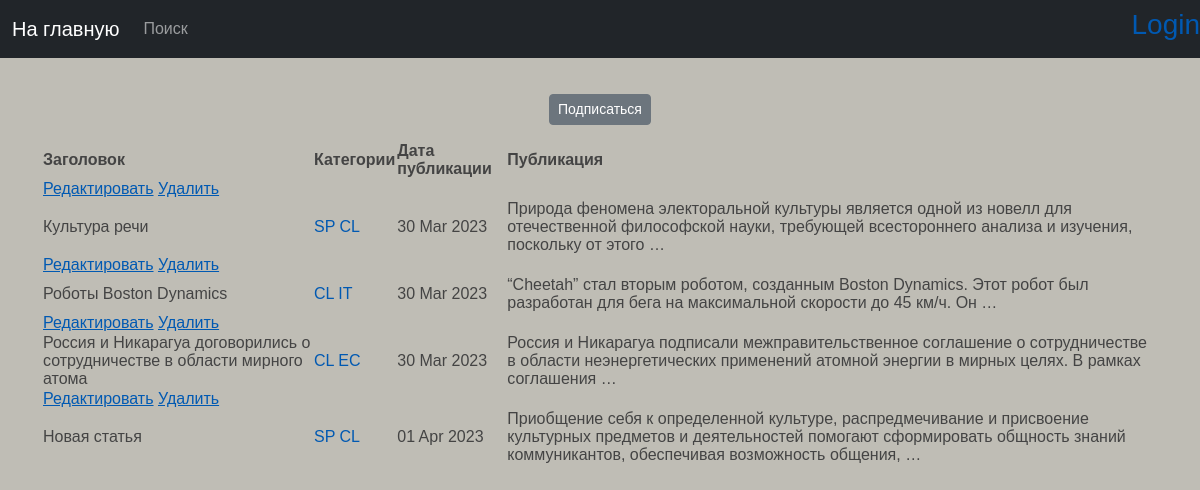
Page /news/categories/2 on the committed database.
### news/models.py (models this page shows, shortened)
class Post(models.Model):
    author = models.ForeignKey(Author, on_delete=models.CASCADE)
    view = models.CharField(max_length=2, choices=OPTIONS_POST)
    time_in = models.DateTimeField(auto_now_add=True)
    category = models.ManyToManyField(Category, through='PostCategory')
    title = models.CharField(max_length=150)
    text = models.TextField()
    rating_post = models.IntegerField(default=0)

class Category(models.Model):
    themes = models.CharField(max_length=2, choices=OPTIONS_CATEGORY, unique=True)
    subscribers = models.ManyToManyField(User, blank=True, related_name='categories')
    def __str__(self):
        return self.themes

### news/views.py (the view)
# urls.py: path('categories/<int:pk>', CategoryListView.as_view(), name='category_list'),
class CategoryListView(PostsList):
    model = Post
    template_name = 'category_list.html'
    context_object_name = 'category_news_list'
    def get_queryset(self):
        self.category = get_object_or_404(Category, id=self.kwargs['pk'])
        queryset = Post.objects.filter(category=self.category).order_by('time_in')
        return queryset
    def get_context_data(self, **kwargs):
        context = super().get_context_data(**kwargs)
        context['is_not_subscriber'] = self.request.user not in self.category.subscribers.all()
        context['category'] = self.category
        return context

### news/templatetags/custom_filters.py (called while the page is built)
@register.filter()
def censor(word):
    if isinstance(word, str):
        for i in word.split():
            if i.capitalize() in cens_words:
                word = word.replace(i, i[0] + '*' * len(i))
    else:
        raise ValueError('custom_filters -> censor -> A string is expected, but a different data type has been entered')
    return word

### news/views.py (called while the page is built)
    def get_context_data(self, **kwargs):
        context = super().get_context_data(**kwargs)
        return context

### templates/category_list.html (shortened to what this page needs)
{% extends 'flatpages/default.html' %}
{% load custom_filters %}
{% block content %}
    {% if is_not_subscriber %}
        <p class="text-center"><a href="{% url 'subscribe' category.id %}" class="btn btn-secondary btn-sm">Подписаться</a></p>
    {% endif %}
    {% if category_news_list %}
        <table>
            <tr>
                <td><b>Заголовок</b></td>
                <td><b>Категории</b></td>
                <td><b>Дата публикации</b></td>
                <td><b>Публикация</b></td>
            </tr>
            {% for post in category_news_list %}
                    <td>
                        <a href="{% url 'news_edit' post.id %}"><u>Редактировать</u></a>
                        <a href="{% url 'news_delete' post.id %}"><u> Удалить </u></a>
        </td>
            <tr>
                <td>{{ post.title|censor }}</td>
                <td>
                    {% for category in post.category.all %}
                    <a href="{% url 'category_list' category.id %}">{{category}}</a>
                    {% endfor %}
                </td>
                <td>{{ post.time_in|date:'d M Y' }}</td>
                <td>{{ post.text|truncatewords:20|censor }}</td>
            </tr>
            {% endfor %}
        </table>
    {% else %}
        <h4>Новостей нет!</h4>
    {% endif %}
{% endblock%}

### templates/flatpages/default.html (shortened to what this page needs)
{% load static account socialaccount %}
<html lang="en">
    <head>
        <link href="{% static 'css/styles.css' %}" rel="stylesheet" />
    </head>
    <body>
     <nav class="navbar navbar-expand-lg navbar-dark bg-dark static-top">
           <div class="container">
               <a class="navbar-brand" href="{% url 'post_list' %}">На главную </a>
               <div class="collapse navbar-collapse" id="navbarResponsive">
                   <ul class="navbar-nav ml-auto">
                       <li class="nav-item active">
                           <a class="nav-link" href="{% url 'post_search' %}">Поиск</a>
                           </li>
                   </ul>
               </div>
           </div>
         {% if user.is_authenticated %}
         <h3>{{ user.username }} <a href="../accounts/logout">Logout</a></h3>
         {% else %}
         <h3><a href="{% provider_login_url "google" %}">Login</a></h3>
         {% endif %}
        </nav>
    <div class="general-container">
            <div class="container">
               <div class="row">
                   <div class="col-lg-12 col-lg-offset-2">
                       {% block content %}{% endblock content %}
                   </div>
               </div>
            </div>
    </div>
    </body>
</html>

### rows in the picture
Post: title|censor "Культура речи", time_in "30 Mar 2023", text|censor "Природа феномена электоральной культуры является одной из новелл для отечественной философской науки, требующей всестороннего анализа и изучения, поскольку от этого …"
Category: themes "SP"
Category: themes "CL"
Post: title|censor "Роботы Boston Dynamics", time_in "30 Mar 2023", text|censor "“Cheetah” стал вторым роботом, созданным Boston Dynamics. Этот робот был разработан для бега на максимальной скорости до 45 км/ч. Он …"
Category: themes "IT"
Post: title|censor "Россия и Никарагуа договорились о сотрудничестве в области мирного атома", time_in "30 Mar 2023", text|censor "Россия и Никарагуа подписали межправительственное соглашение о сотрудничестве в области неэнергетических применений атомной энергии в мирных целях. В рамках соглашения …"
Category: themes "EC"
Post: title|censor "Новая статья", time_in "01 Apr 2023", text|censor "Приобщение себя к определенной культуре, распредмечивание и присвоение культурных предметов и деятельностей помогают сформировать общность знаний коммуникантов, обеспечивая возможность общения, …"
